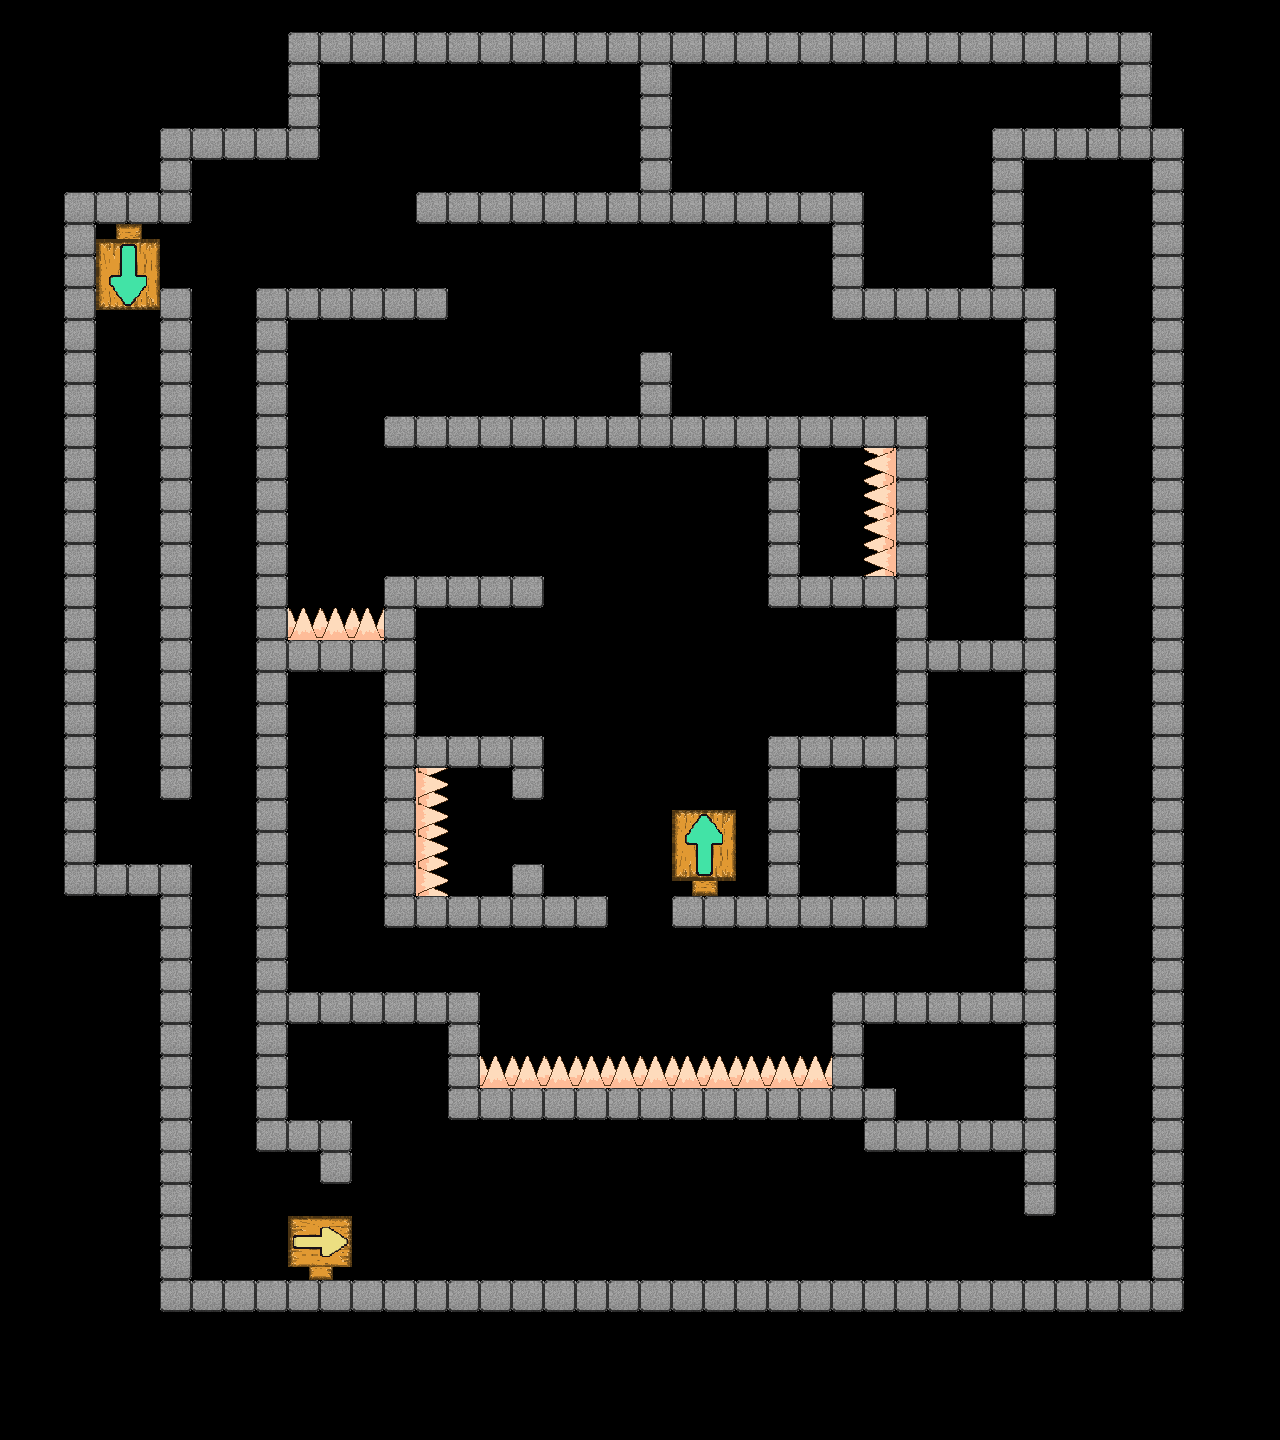

Below is a game level as drawn by its tile map, then a one-line description and the .tmx that defines it (tile-layer data replaced by summaries):
An orthogonal 40x45 tile map with 32x32 px tiles, 2 tile layers (Bricks, arrowTiles), 2 tilesets and 85 objects (9x brokenTile, 2x dummyTile, 2x spikeStar, PlayerStart, Goal).

<map version="1.0" orientation="orthogonal" width="40" height="45" tilewidth="32" tileheight="32">
 <tileset firstgid="1" name="grayBrickTilesetWithSpikes" tilewidth="32" tileheight="32">
  <image source="grayBrickTilesetWithSpikes.png" width="96" height="96" />
 </tileset>
 <tileset firstgid="10" name="arrowsTileset" tilewidth="32" tileheight="32">
  <image source="arrowsTileset.png" width="128" height="160" />
 </tileset>
 <layer name="Bricks" width="40" height="45">
  <data>[1800 cells, 407 non-empty, 4 distinct tile ids]</data>
 </layer>
 <layer name="arrowTiles" width="40" height="45">
  <data>[1800 cells, 16 non-empty, 16 distinct tile ids]</data>
 </layer>
 <objectgroup name="Collisions" width="40" height="45">
  <object x="288" y="32" width="384" height="32" />
  <object x="288" y="64" width="32" height="96" />
  <object x="992" y="128" width="32" height="160" />
  <object x="416" y="192" width="224" height="32" />
  <object x="832" y="288" width="224" height="32" />
  <object x="64" y="192" width="32" height="704" />
  <object x="1152" y="128" width="32" height="1184" />
  <object x="160" y="128" width="128" height="32" />
  <object x="672" y="192" width="192" height="32" />
  <object x="160" y="864" width="32" height="448" />
  <object x="832" y="224" width="32" height="64" />
  <object x="384" y="416" width="544" height="32" />
  <object x="672" y="896" width="256" height="32" />
  <object x="160" y="288" width="32" height="512" />
  <object x="288" y="992" width="160" height="32" />
  <object x="448" y="992" width="32" height="128" />
  <object x="864" y="1120" width="160" height="32" />
  <object x="256" y="288" width="32" height="832" />
  <object x="480" y="1088" width="416" height="32" />
  <object x="288" y="288" width="160" height="32" />
  <object x="512" y="864" width="32" height="32" />
  <object x="864" y="992" width="160" height="32" />
  <object x="1024" y="320" width="32" height="896" />
  <object x="1024" y="128" width="128" height="32" />
  <object x="384" y="576" width="32" height="352" />
  <object x="416" y="736" width="128" height="32" />
  <object x="416" y="896" width="192" height="32" />
  <object x="768" y="768" width="32" height="128" />
  <object x="768" y="736" width="128" height="32" />
  <object x="896" y="448" width="32" height="448" />
  <object x="768" y="576" width="128" height="32" />
  <object x="768" y="448" width="32" height="128" />
  <object x="416" y="576" width="128" height="32" />
  <object x="96" y="192" width="64" height="32" />
  <object x="160" y="160" width="32" height="64" />
  <object x="96" y="864" width="64" height="32" />
  <object x="640" y="64" width="32" height="160" />
  <object x="640" y="352" width="32" height="64" />
  <object x="928" y="640" width="96" height="32" />
  <object x="256" y="1120" width="64" height="32" />
  <object x="320" y="1120" width="32" height="64" />
  <object x="192" y="1280" width="960" height="32" />
  <object x="512" y="768" width="32" height="32" />
  <object x="832" y="992" width="32" height="96" />
  <object x="288" y="640" width="96" height="32" />
 </objectgroup>
 <objectgroup name="Game Objects" width="40" height="45">
  <object name="PlayerStart" x="640" y="672" />
  <object name="Goal" x="1104" y="224" />
 </objectgroup>
 <objectgroup name="Barriers" width="40" height="45">
  <object name="brokenTile" x="608" y="928">
   <properties>
    <property name="orientation" value="side" />
   </properties>
  </object>
  <object name="brokenTile" x="384" y="576">
   <properties>
    <property name="" value="" />
   </properties>
  </object>
  <object name="dummyTile" x="512" y="864">
   <properties>
    <property name="" value="" />
   </properties>
  </object>
  <object name="brokenTile" x="640" y="352">
   <properties>
    <property name="" value="" />
   </properties>
  </object>
  <object name="brokenTile" x="160" y="288">
   <properties>
    <property name="" value="" />
   </properties>
  </object>
  <object name="brokenTile" x="1024" y="1280">
   <properties>
    <property name="" value="" />
   </properties>
  </object>
  <object name="dummyTile" x="640" y="288">
   <properties>
    <property name="" value="" />
   </properties>
  </object>
  <object name="brokenTile" x="416" y="288">
   <properties>
    <property name="" value="" />
   </properties>
  </object>
  <object name="brokenTile" x="512" y="576">
   <properties>
    <property name="" value="" />
   </properties>
  </object>
  <object name="brokenTile" x="512" y="512">
   <properties>
    <property name="" value="" />
   </properties>
  </object>
  <object name="brokenTile" x="384" y="512">
   <properties>
    <property name="" value="" />
   </properties>
  </object>
 </objectgroup>
 <objectgroup name="polyLinePlatforms" width="40" height="45">
  <object name="spikeStar" x="224" y="192">
   <properties>
    <property name="time" value="1.4" />
   </properties>
   <polyline points="0,0 0,448" />
  </object>
  <object name="spikeStar" x="224" y="672">
   <properties>
    <property name="time" value="1.4" />
   </properties>
   <polyline points="0,0 0,576" />
  </object>
 </objectgroup>
 <objectgroup name="Collectibles" width="40" height="45" visible="0">
  <object x="1088" y="384" />
  <object x="864" y="1248" />
  <object x="576" y="1248" />
  <object x="1088" y="992" />
  <object x="1120" y="800" />
  <object x="640" y="512" />
  <object x="480" y="672" />
  <object x="832" y="672" />
  <object x="640" y="864" />
  <object x="320" y="512" />
  <object x="352" y="384" />
  <object x="1120" y="608" />
 </objectgroup>
 <objectgroup name="Spike Collisions" width="40" height="45">
  <object x="288" y="608" width="96" height="32" />
  <object x="480" y="1056" width="352" height="32" />
  <object x="864" y="448" width="32" height="128" />
  <object x="416" y="768" width="32" height="128" />
 </objectgroup>
 <objectgroup name="staticEnemies" width="40" height="45">
  <object x="480" y="1264" />
  <object x="672" y="1264" />
  <object x="768" y="1264" />
  <object x="928" y="1264" />
  <object x="1120" y="352" />
  <object x="1088" y="448" />
  <object x="1120" y="544" />
  <object x="1088" y="672" />
  <object x="1120" y="896" />
 </objectgroup>
</map>
